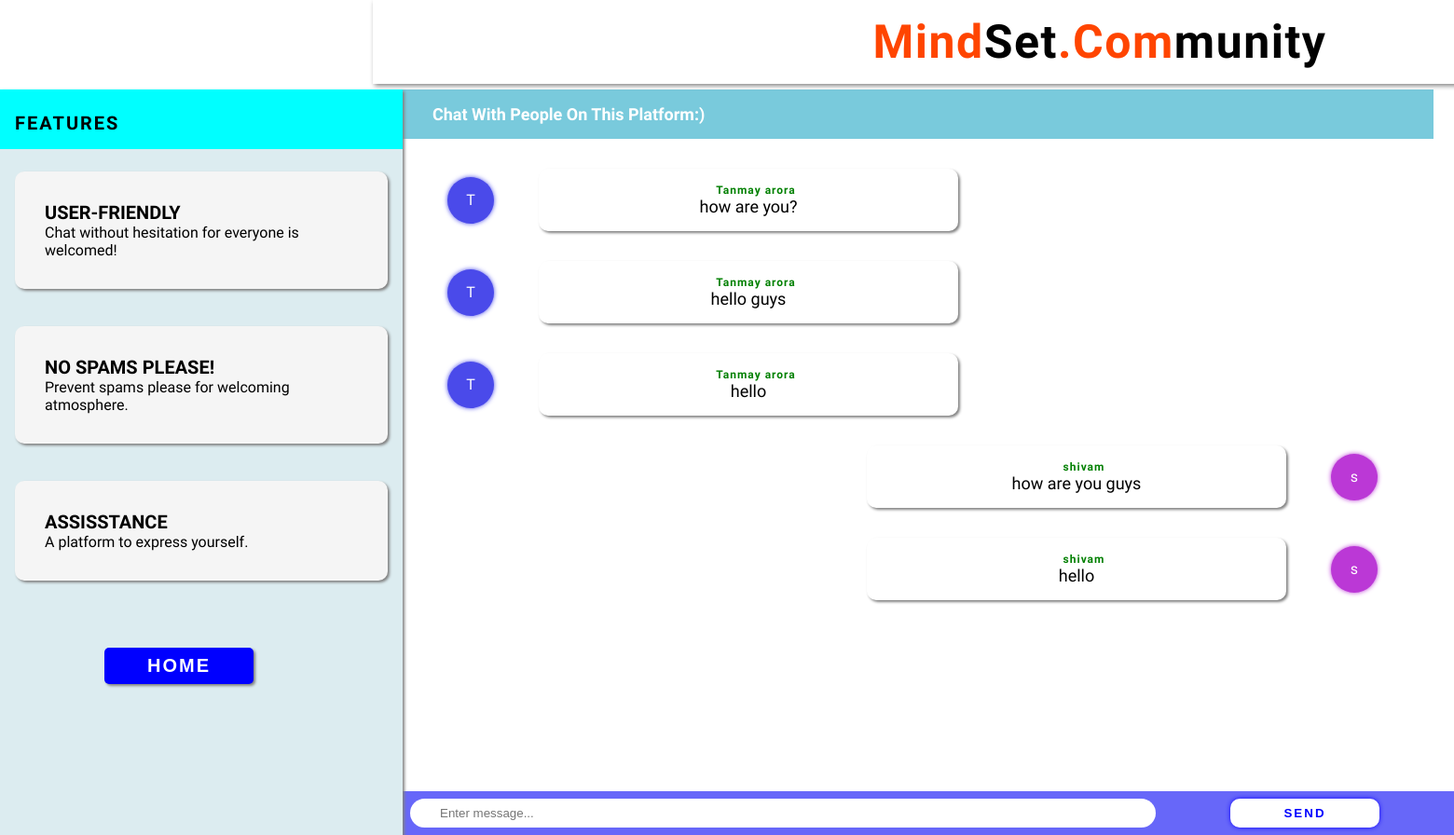
The page /community (signed in) on the database its author committed.
### tables this page shows
CREATE TABLE community( namee varchar,message varchar);

### website/auth.py (the view)
@auth.route('/community', methods=['GET', 'POST'])
def community():
    cur.execute("select id from communitynames")
    d = cur.fetchall()
    c=0
    global name
    global number
    id = name + number
    for i in d:
        if id in i:
            c+=1
        else:
            continue
    if c==0:
        return redirect(url_for("auth.nicknameform"))
    else:
        cur.execute("select namee from communitynames where id ='{}'".format(id))
        n = cur.fetchall()
        cur.execute("select * from community")
        messages = cur.fetchall()
        fgh = [messages,n[0][0]]
        if request.method == "POST":
            message = request.form.get('text')
            cur.execute("insert into community values ('{}','{}')".format(n[0][0],message))
            con.commit()
            return redirect(url_for("auth.community"))
        return render_template("community.html", user=current_user,data=fgh)

### website/templates/community.html (shortened to what this page needs)
<!DOCTYPE html>
<html lang="en">
<head>
    <link rel="stylesheet" href="{{ url_for('static', filename='css/community.css') }}">
</head>
<body>
    <div class="main">
        <div class="main-title">
            <h1 id="title"><font style="color: orangered;">Mind</font>Set<font style="color: orangered">.Com</font>munity</h1>
        </div>
        <div class="container">
            <div class="nav">
                <div class="features">
                    <p>Features</p>
                </div>
                <div class="user-friendly">
                    <h2 id="user">User-friendly</h2>
                    <p id="user-data">Chat without hesitation for everyone is welcomed!</p>
                </div>
                <div class="user-friendly">
                    <h2 id="user">No spams please!</h2>
                    <p id="user-data">Prevent spams please for welcoming atmosphere.</p>
                </div>
                <div class="user-friendly">
                    <h2 id="user">Assisstance</h2>
                    <p id="user-data">A platform to express yourself.</p>
                </div>
                <div class="btn">
                    <a href="/home"><button id="back">Home</button></a>
                </div>
            </div>
            <div class="main2">
            <div class="chat-title">
                <h2>Chat with people on this platform:)</h2>
            </div>
{% for row in data[0][::-1] %}
            <div class="chat-area">
                {% if row[0] != data[1] %}
                <div class="first-div">
                    <div class="profile1">
                        <p id="letter">{{row[0][0]}}</p>
                    </div>
                    <div class="message">
                        <h3 id="name">{{row[0]}}</h3>
                        <p id="chat">{{row[1]}}</p>
                    </div>
                </div>
                {% else %}
                <div class="second-div">
                    <div class="message">
                        <h3 id="name">{{row[0]}}</h3>
                        <p id="chat">{{row[1]}}</p>
                    </div>
                    <div class="profile2">
                        <p id="letter">{{row[0][0]}}</p>
                    </div>
                </div>
                {% endif %}
        </div>
{% endfor %}
                <form method="POST">
        <div class="type-space">
            <div class="text">
                <input type="text" id="text" name="text" placeholder="Enter message...">
            </div>
                    </form>
            <div class="send">
                <button id="send-btn" type="submit">Send</button>
            </div>
        </div>
    </div>
</div>
</body>
</html>

### website/static/css/community.css (style rules this page uses)
* { margin: 0; padding: 0; box-sizing: border-box; }
body { font-family: "EXO", sans-serif; background-image: url("https://i.pinimg.com/736x/8c/98/99/8c98994518b575bfd8c949e91d20548b.jpg"); }
#title { text-align: center; font-size: 50px; margin: 1rem; letter-spacing: 1.5px; }
.main-title { background-color: white; position: fixed; top: 0; margin-left: 25rem; box-shadow: 2px 2px 5px gray; width: 100vw; left: 0; z-index: 1; }
.container { display: flex; gap: 0rem; margin-bottom: auto; margin-left: auto; }
.nav { display: flex; flex-direction: column; gap: 0.5rem; box-shadow: 2px 2px 3px gray; height: 100vh; left: 0; bottom: 0; position: fixed; background-color: rgb(220, 236, 240); z-index: 2; }
.chat-area { display: flex; flex-direction: column; gap: 1rem; margin-left: 10rem; }
.features { font-size: 20px; text-transform: capitalize; background-color: aqua; padding: 1rem; font-weight: 600; text-transform: uppercase; letter-spacing: 2px; }
.user-friendly { background-color: whitesmoke; padding: 2rem; width: 25rem; margin: 1rem; border-radius: 10px; box-shadow: 2px 2px 3px gray; }
#user { font-size: 20px; text-transform: uppercase; }
.main2 { margin-left: 27rem; height: 100vh; margin-top: 6rem; }
.chat-title { display: flex; margin-bottom: 1.5rem; background-color: rgb(121, 202, 220); width: 70.9vw; padding: 1rem 2rem; align-items: center; }
.chat-title h2 { color: #fff; }
.second-div { margin-left: 450px; width: 900px; }
.first-div { width: 900px; }
#back { right: 0; position: absolute; margin-right: 10rem; padding: 0.5rem 1.5rem; background-color: blue; box-shadow: 2px 2px 3px gray; outline: none; border: none; color: #fff; text-transform: uppercase; letter-spacing: 2px; font-weight: 600; border-radius: 5px; cursor: pointer; margin-top: 3rem; width: 10rem; font-size: 20px; }
.chat-title h2 { text-transform: capitalize; font-size: 18px; }
.profile1 { background-color: rgb(74, 74, 234); width: 50px; height: 50px; display: flex; justify-content: center; align-items: center; border-radius: 50%; padding: 20px; color: #fff; box-shadow: 0px 0px 5px rgb(74, 74, 234); }
.profile2 { background-color: rgb(187, 56, 214); width: 50px; height: 50px; display: flex; justify-content: center; align-items: center; color: #fff; border-radius: 50%; padding: 20px; box-shadow: 0px 0px 5px rgb(187, 56, 214); }
.first-div, .second-div { display: flex; gap: 3rem; align-items: center; }
.message { display: flex; flex-direction: column; align-items: center; background-color: rgba(255, 255, 255); padding: 1rem 3rem; box-shadow: 2px 2px 3px gray; border-radius: 10px; width: 50%; }
#name { font-size: 12px; color: green; font-weight: 600; letter-spacing: 1px; margin-left: 1rem; }
#chat { font-size: 18px; }
.chat-area { width: 50rem; margin: 2rem 3rem; }
#text { padding: 0.5rem 2rem; border-radius: 100px; outline: none; border: none; width: 800px; position: relative; }
.type-space { bottom: 0; display: flex; position: fixed; background-color: rgb(103, 103, 249); width: 100vw; padding: 0.5rem; }
.features p { margin-top: 0.5rem; }
#send-btn { right: 0; position: fixed; margin-right: 5rem; padding: 0.5rem 2rem; width: 10rem; background-color: white; box-shadow: 0 0 5px rgb(13, 0, 255); border-radius: 10px; border: none; outline: none; color: blue; text-transform: uppercase; font-weight: bolder; cursor: pointer; letter-spacing: 2px; }

### rows shown on the page
community: namee "T", namee "Tanmay arora", message "how are you?"
community: namee "T", namee "Tanmay arora", message "hello guys"
community: namee "T", namee "Tanmay arora", message "hello"
community: namee "shivam", message "how are you guys", namee "s"
community: namee "shivam", message "hello", namee "s"
